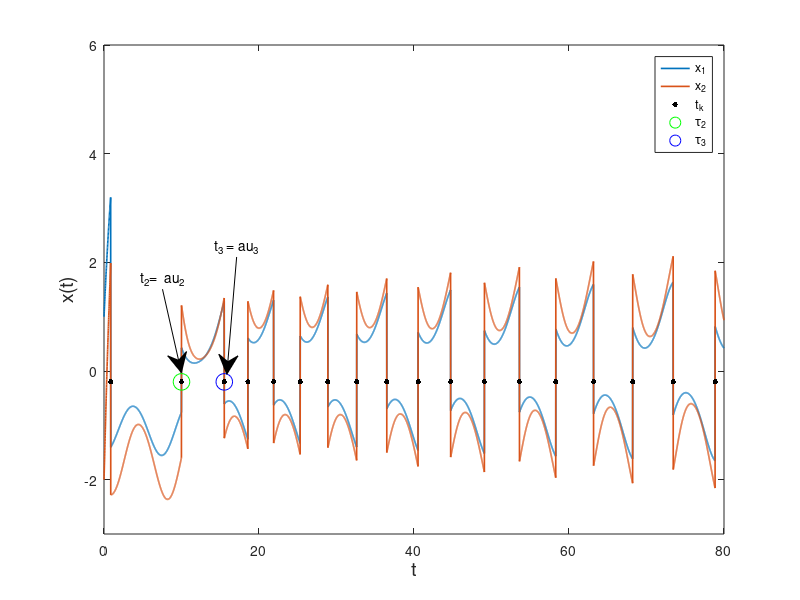

MATLAB code to generate this figure:
close all
clear;clc
A=[1 -1;2 -1];
B=[0.5 0.2;0.5 -1];
h=0.01;%%%%%%%%%%%step=h
tend=80;
x_0=[1 ;-2];
tt=0:h:tend;
x=x_0;
xx=x_0;
t_k=0;%%%%%%%%initial instant
x_k=x_0;
T_k2=[];%%%%%%%%%record event-triggering instants
P=[110.1028 -25.8098;-25.8098 190.4531];
I=eye(2);
D=[-1.3816 -0.0873;-0.3314 -1.600];
T_k2=[];%%%%%%%%%record event-triggering instants
for t=h:h:tend
 F=tanh(x);
x=x+(A*x+B*F)*h;
if (t-t_k>0.0 && (x'*P*x)>=exp(0.48)*(x_k'*P*x_k))||t-t_k>=9.129
 t_k=t;
 T_k2=[T_k2;t_k];
 x=(I+D)*x;
 x_k=x;
end
xx=[xx,x];
end
plot(tt,xx,'linewidth',1.2);
hold on
y2=-0.2*ones(1,length(T_k2));
plot(T_k2,y2,'k.','MarkerSize', 12)
plot(T_k2(2), y2(2), 'go', 'MarkerSize', 12)
plot(T_k2(3), y2(3), 'bo', 'MarkerSize', 12)
xlabel('t','FontSize',14);
ylabel('x(t)','FontSize',14);
ylim([-3,6])
annotation("textarrow", [0.2958 0.2835], [0.5717 0.3763], "String", "t_3 = \tau_3")
annotation("textarrow", [0.2031 0.2267], [0.518 0.3791], "String", "t_2= \tau_2", "HorizontalAlignment", "right")
legend('x_1','x_2','{t_k}','\tau_2','\tau_3','Location','Best')
hold on
